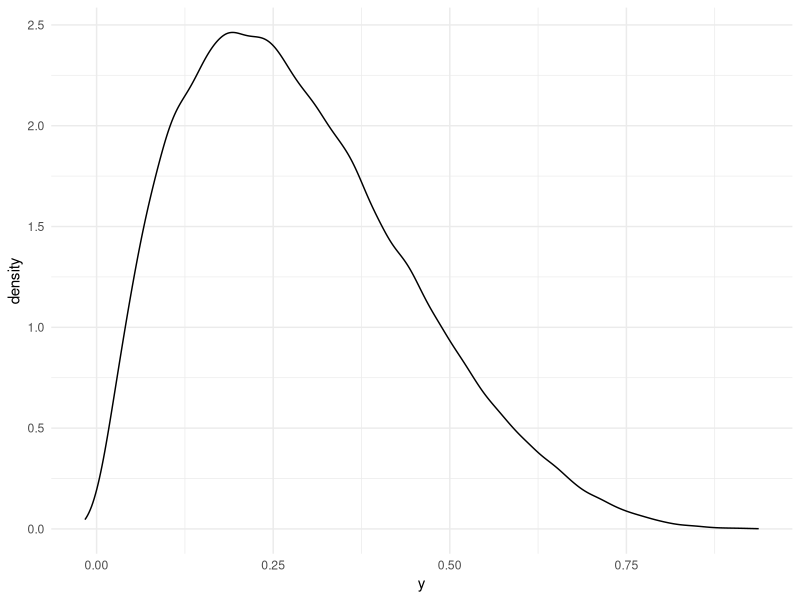
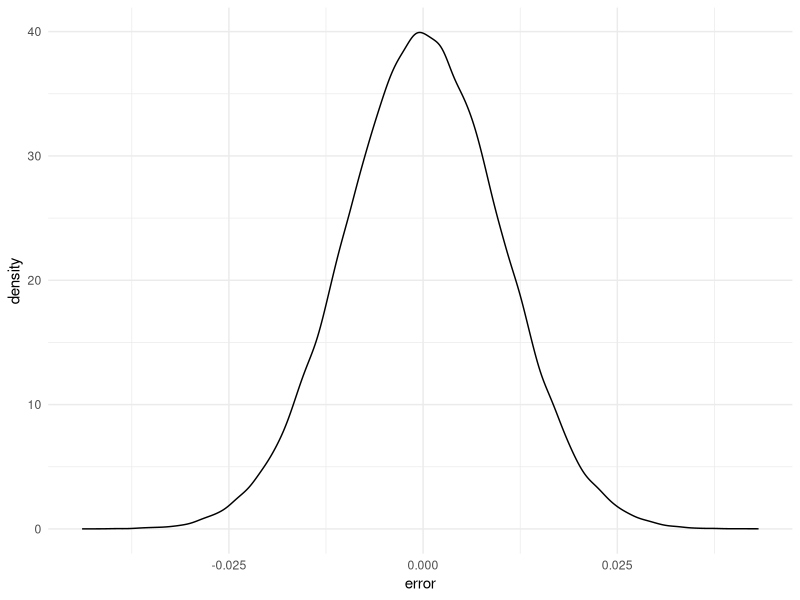
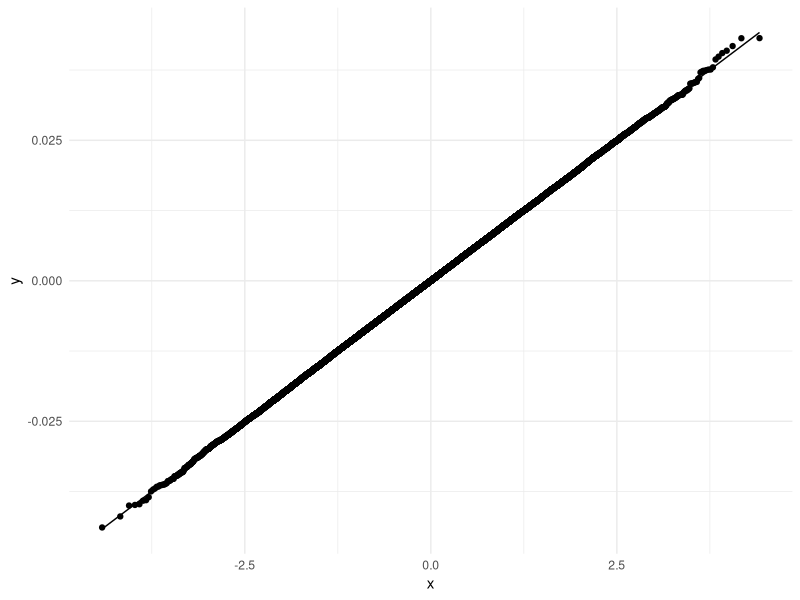

Reproduce these figures in R, in order.
## ---- chunk 1
# Libraries

library(dplyr)
library(ggplot2)

theme_set(theme_minimal())
## ---- chunk 2

n <- 100000

# Create x, noise and y
x <- rbeta(n, 2, 5)
noise_y <- rnorm(n, 0, 0.01)
y <- x + noise_y

# Prepare data and plot y
df <- data.frame(x = x, y = y)

ggplot(df) + 
  geom_density(aes(x = y))

## ---- chunk 3
# Fit linear regression 
model <- lm(y ~ x, data = df)

# Compute residuals
predictions <- as.vector(predict(model, df))
df$error <- y - predictions

# Show residuals
ggplot(df) + 
  geom_density(aes(x = error))

## ---- chunk 4
ggplot(df) + 
  stat_qq(aes(sample = error)) + 
  stat_qq_line(aes(sample = error))
